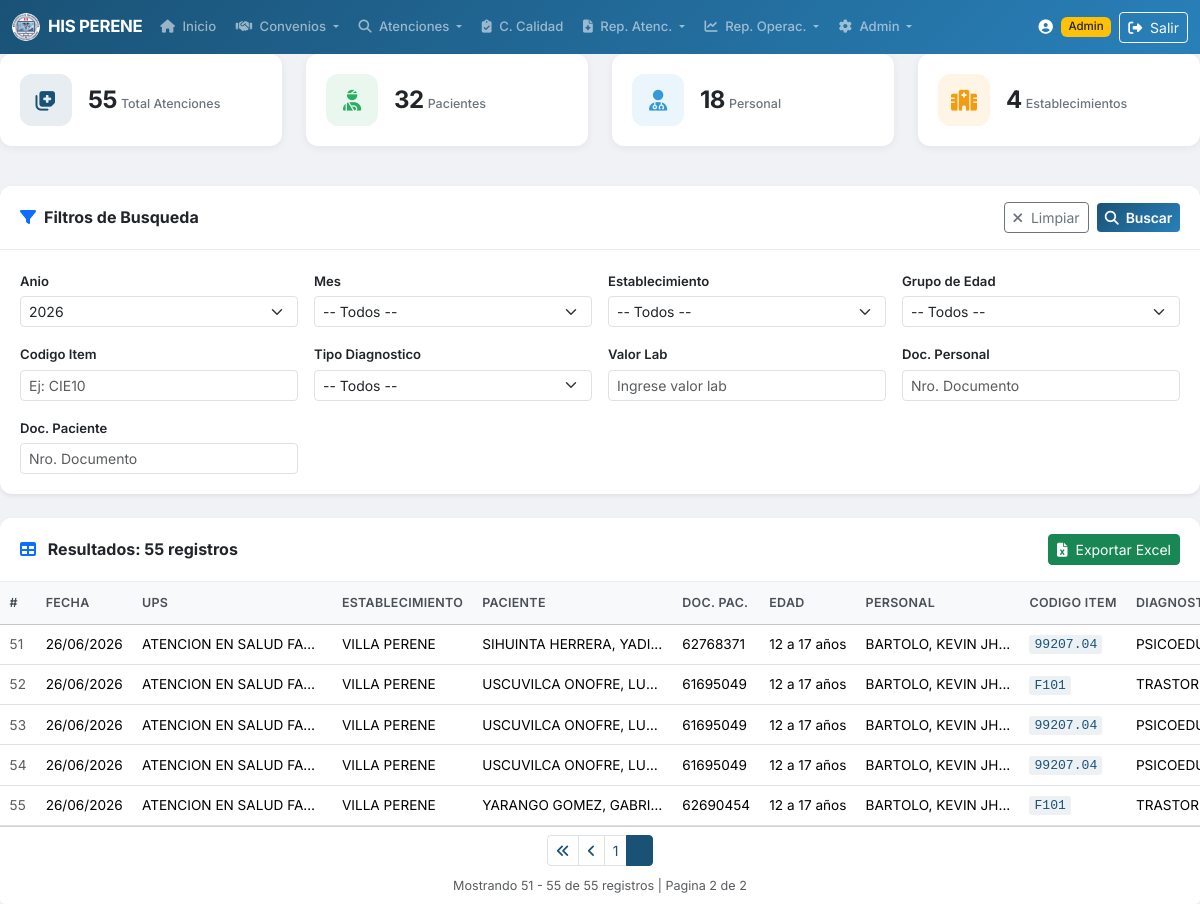
The page /dashboard.php?pagina=2&anio=2026 (signed in) on the database its author committed.
### tables this page shows
CREATE TABLE `T_CONSOLIDADO_NUEVA_TRAMA_HISMINSA_DETALLADO` (
  `Id_Cita` varchar(50) DEFAULT NULL,
  `Anio` varchar(4) DEFAULT NULL,
  `Mes` varchar(2) DEFAULT NULL,
  `Dia` varchar(2) DEFAULT NULL,
  `Fecha_Atencion` date DEFAULT NULL,
  `Lote` varchar(3) DEFAULT NULL,
  `Num_Pag` int(11) DEFAULT NULL,
  `Num_Reg` int(11) DEFAULT NULL,
  `Id_Ups` varchar(6) DEFAULT NULL,
  `Descripcion_Ups` varchar(800) DEFAULT NULL,
  `Id_AplicacionOrigen` int(11) DEFAULT NULL,
  `Alerta` varchar(3000) DEFAULT NULL,
  `Id_Institucion_Edu` varchar(10) DEFAULT NULL,
  `Id_Establecimiento` int(11) DEFAULT NULL,
  `Codigo_Sector` int(11) DEFAULT NULL,
  `Descripcion_Sector` varchar(50) DEFAULT NULL,
  `Codigo_Disa` int(11) DEFAULT NULL,
  `Descripcion_Disa` varchar(80) DEFAULT NULL,
  `Codigo_Red` char(2) DEFAULT NULL,
  `Descripcion_Red` varchar(70) DEFAULT NULL,
  `Codigo_MicroRed` char(2) DEFAULT NULL,
  `Descripcion_MicroRed` varchar(70) DEFAULT NULL,
  `Codigo_Unico` varchar(9) DEFAULT NULL,
  `Nombre_Establecimiento` varchar(100) DEFAULT NULL,
  `Ubigueo_Establecimiento` char(6) DEFAULT NULL,
  `Departamento_Establecimiento` varchar(150) DEFAULT NULL,
  `Provincia_Establecimiento` varchar(150) DEFAULT NULL,
  `Distrito_Establecimiento` varchar(150) DEFAULT NULL,
  `Id_Paciente` varchar(50) DEFAULT NULL,
  `Tipo_Doc_Paciente` int(11) DEFAULT NULL,
  `Abrev_Tipo_Doc_Paciente` varchar(20) DEFAULT NULL,
  `Numero_Documento_Paciente` varchar(15) DEFAULT NULL,
  `Apellido_Paterno_Paciente` varchar(50) DEFAULT NULL,
  `Apellido_Materno_Paciente` varchar(50) DEFAULT NULL,
  `Nombres_Paciente` varchar(150) DEFAULT NULL,
  `Fecha_Nacimiento_Paciente` date DEFAULT NULL,
  `Id_Genero` varchar(1) DEFAULT NULL,
  `Historia_Clinica` varchar(15) DEFAULT NULL,
  `Ficha_Familiar` varchar(50) DEFAULT NULL,
  `Id_Etnia` varchar(2) DEFAULT NULL,
  `Descripcion_Etnia` varchar(100) DEFAULT NULL,
  `Id_Financiador` varchar(2) DEFAULT NULL,
  `Descripcion_Financiador` varchar(100) DEFAULT NULL,
  `Id_Pais` varchar(3) DEFAULT NULL,
  `Descripcion_Pais` varchar(100) DEFAULT NULL,
  `Id_Personal` varchar(50) DEFAULT NULL,
  `Tipo_Doc_Personal` int(11) DEFAULT NULL,
  `Abrev_Tipo_Doc_Personal` varchar(20) DEFAULT NULL,
  `Numero_Documento_Personal` varchar(15) DEFAULT NULL,
  `Apellido_Paterno_Personal` varchar(50) DEFAULT NULL,
  `Apellido_Materno_Personal` varchar(50) DEFAULT NULL,
  `Nombres_Personal` varchar(150) DEFAULT NULL,
  `Fecha_Nacimiento_Personal` date DEFAULT NULL,
  `Id_Condicion` int(11) DEFAULT NULL,
  `Descripcion_Condicion` varchar(500) DEFAULT NULL,
  `Id_Profesion` varchar(2) DEFAULT NULL,
  `Descripcion_Profesion` varchar(150) DEFAULT NULL,
  `Id_Colegio` varchar(2) DEFAULT NULL,
  `Descripcion_Colegio` varchar(800) DEFAULT NULL,
  `Numero_Colegiatura` varchar(20) DEFAULT NULL,
  `Id_Registrador` varchar(50) DEFAULT NULL,
  `Tipo_Doc_Registrador` int(11) DEFAULT NULL,
  `Abrev_Tipo_Doc_Registrador` varchar(20) DEFAULT NULL,
  `Numero_Documento_Registrador` varchar(15) DEFAULT NULL,
  `Apellido_Paterno_Registrador` varchar(50) DEFAULT NULL,
  `Apellido_Materno_Registrador` varchar(50) DEFAULT NULL,
  `Nombres_Registrador` varchar(150) DEFAULT NULL,
  `Fecha_Nacimiento_Registrador` date DEFAULT NULL,
  `Id_Condicion_Establecimiento` varchar(1) DEFAULT NULL,
  `Id_Condicion_Servicio` varchar(1) DEFAULT NULL,
  `Edad_Reg` int(11) DEFAULT NULL,
  `Tipo_Edad` varchar(1) DEFAULT NULL,
  `Anio_Actual_Paciente` int(11) DEFAULT NULL,
  `Mes_Actual_Paciente` int(11) DEFAULT NULL,
  `Dia_Actual_Paciente` int(11) DEFAULT NULL,
  `Grupo_Edad` varchar(13) DEFAULT NULL,
  `peso_pregestacional` decimal(10,2) DEFAULT NULL,
  `Id_Turno` varchar(1) DEFAULT NULL,
  `Fg_Tipo` varchar(2) DEFAULT NULL,
  `Codigo_Item` varchar(15) DEFAULT NULL,
  `Descripcion_Item` varchar(400) DEFAULT NULL,
  `Tipo_Diagnostico` varchar(1) DEFAULT NULL,
  `Valor_Lab` varchar(5) DEFAULT NULL,
  `Id_Correlativo_Item` int(11) DEFAULT NULL,
  `Id_Correlativo_Lab` int(11) DEFAULT NULL,
  `Peso` decimal(10,3) DEFAULT NULL,
  `Talla` decimal(10,2) DEFAULT NULL,
  `Hemoglobina` decimal(6,2) DEFAULT NULL,
  `Perimetro_Abdominal` decimal(10,2) DEFAULT NULL,
  `Perimetro_Cefalico` decimal(10,2) DEFAULT NULL,
  `Id_Otra_Condicion` int(11) DEFAULT NULL,
  `Descripcion_Otra_Condicion` varchar(300) DEFAULT NULL,
  `Id_Centro_Poblado` varchar(10) DEFAULT NULL,
  `Descripcion_Centro_Poblado` varchar(350) DEFAULT NULL,
  `Id_Codigo_Centro_Poblado` varchar(4) DEFAULT NULL,
  `Id_Ubigueo_Centro_Poblado` varchar(6) DEFAULT NULL,
  `Altitud_Centro_Poblado` decimal(7,2) DEFAULT NULL,
  `Fecha_Ultima_Regla` date DEFAULT NULL,
  `Fecha_Solicitud_Hb` date DEFAULT NULL,
  `Fecha_Resultado_Hb` date DEFAULT NULL,
  `Fecha_Registro` datetime DEFAULT NULL,
  `Fecha_Modificacion` datetime DEFAULT NULL,
  `Mes_Int` int(11) GENERATED ALWAYS AS (cast(trim(`Mes`) as unsigned)) STORED
);

### dashboard.php (the view, shortened to what the rows shown need)
<?php
require_once 'includes/functions.php';
$pdo = getDBConnection();
$fAnio = $_GET['anio'] ?? '';
$fMes = $_GET['mes'] ?? '';
$fEstablecimiento = $_GET['establecimiento'] ?? '';
$fGrupoEdad = $_GET['grupo_edad'] ?? '';
$fCodigoItem = trim($_GET['codigo_item'] ?? '');
$fTipoDiagnostico = $_GET['tipo_diagnostico'] ?? '';
$fValorLab = $_GET['valor_lab'] ?? '';
$fDocPersonal = trim($_GET['doc_personal'] ?? '');
$fDocPaciente = trim($_GET['doc_paciente'] ?? '');
$hayFiltros = ($fAnio !== '' || $fMes !== '' || $fEstablecimiento !== '' || $fGrupoEdad !== ''
    || $fCodigoItem !== '' || $fTipoDiagnostico !== '' || $fValorLab !== ''
    || $fDocPersonal !== '' || $fDocPaciente !== '');
$datos = [];
$offset = 0;
if ($hayFiltros) {
    $where = "1=1";
    $params = [];
    if ($fAnio !== '') {
        $where .= " AND Anio = :anio";
        $params[':anio'] = $fAnio;
    }
    $porPagina = 50;
    $pagina = max(1, intval($_GET['pagina'] ?? 1));
    $offset = ($pagina - 1) * $porPagina;
    $campos = "Id_Cita, Anio, Mes, Dia, Fecha_Atencion, Descripcion_Ups, Nombre_Establecimiento,
               Numero_Documento_Paciente, Apellido_Paterno_Paciente, Apellido_Materno_Paciente,
               Nombres_Paciente, Fecha_Nacimiento_Paciente, Id_Genero, Grupo_Edad,
               Numero_Documento_Personal, Apellido_Paterno_Personal, Nombres_Personal,
               Descripcion_Profesion, Codigo_Item, Descripcion_Item, Tipo_Diagnostico,
               Valor_Lab, Descripcion_Financiador, Descripcion_Etnia";
    $dataSql = "SELECT {$campos} FROM T_CONSOLIDADO_NUEVA_TRAMA_HISMINSA_DETALLADO WHERE {$where} ORDER BY Fecha_Atencion DESC LIMIT {$porPagina} OFFSET {$offset}";
    $dataStmt = $pdo->prepare($dataSql);
    $dataStmt->execute($params);
    $datos = $dataStmt->fetchAll();
}
include 'includes/header.php';
?>
<?php if (!$hayFiltros): ?>
<div class="card shadow-sm">
    <div class="card-body text-center py-5">
        <i class="fas fa-filter fa-3x text-muted mb-3"></i>
        <h5 class="text-muted mb-2">Seleccione al menos un filtro para consultar</h5>
        <p class="text-muted small mb-0">Use los filtros de arriba (Anio, Mes, Establecimiento, etc.) para cargar los datos del consolidado.</p>
    </div>
</div>
<?php else: ?>
<div class="card shadow-sm">
    <div class="card-body p-0">
        <?php if (empty($datos)): ?>
            <div class="text-center py-5">
                <i class="fas fa-inbox fa-3x text-muted mb-3"></i>
                <p class="text-muted mb-0">No se encontraron registros con los filtros seleccionados</p>
            </div>
        <?php else: ?>
            <div class="table-responsive">
                <table class="table table-hover table-sm mb-0 datatable">
                    <thead class="table-light">
                        <tr>
                            <th>#</th>
                            <th>Fecha</th>
                            <th>UPS</th>
                            <th>Establecimiento</th>
                            <th>Paciente</th>
                            <th>Doc. Pac.</th>
                            <th>Edad</th>
                            <th>Personal</th>
                            <th>Codigo Item</th>
                            <th>Diagnostico</th>
                        </tr>
                    </thead>
                    <tbody>
                        <?php foreach ($datos as $i => $row): ?>
                        <tr>
                            <td class="text-muted"><?= $offset + $i + 1 ?></td>
                            <td><?= formatDate($row['Fecha_Atencion']) ?></td>
                            <td><?= clean($row['Descripcion_Ups']) ?></td>
                            <td title="<?= clean($row['Nombre_Establecimiento']) ?>">
                                <?= clean(mb_strimwidth($row['Nombre_Establecimiento'], 0, 30, '...')) ?>
                            </td>
                            <td title="<?= clean($row['Apellido_Paterno_Paciente'] . ' ' . $row['Apellido_Materno_Paciente'] . ', ' . $row['Nombres_Paciente']) ?>">
                                <?= clean(mb_strimwidth($row['Apellido_Paterno_Paciente'] . ' ' . $row['Apellido_Materno_Paciente'] . ', ' . $row['Nombres_Paciente'], 0, 25, '...')) ?>
                            </td>
                            <td><?= clean($row['Numero_Documento_Paciente']) ?></td>
                            <td><?= clean($row['Grupo_Edad']) ?></td>
                            <td title="<?= clean($row['Apellido_Paterno_Personal'] . ', ' . $row['Nombres_Personal']) ?>">
                                <?= clean(mb_strimwidth($row['Apellido_Paterno_Personal'] . ', ' . $row['Nombres_Personal'], 0, 20, '...')) ?>
                            </td>
                            <td><code><?= clean($row['Codigo_Item']) ?></code></td>
                            <td title="<?= clean($row['Descripcion_Item']) ?>">
                                <?= clean(mb_strimwidth($row['Descripcion_Item'], 0, 30, '...')) ?>
                            </td>
                        </tr>
                        <?php endforeach; ?>
                    </tbody>
                </table>
            </div>
        <?php endif; ?>
    </div>
</div>
<?php endif; ?>
<?php include 'includes/footer.php'; ?>

### rows shown on the page
t_consolidado_nueva_trama_hisminsa_detallado: i "51", Fecha_Atencion "26/06/2026", Descripcion_Ups "ATENCION EN SALUD FA…", Nombre_Establecimiento "VILLA PERENE", Apellido_Paterno_Paciente+Apellido_Materno_Paciente+Nombres_Paciente "SIHUINTA HERRERA, YADI...", Numero_Documento_Paciente "62768371", Grupo_Edad "12 a 17 años", Apellido_Paterno_Personal+Nombres_Personal "BARTOLO, KEVIN JH...", Codigo_Item "99207.04", Descripcion_Item "PSICOEDUCACIÓN AL PA…"
t_consolidado_nueva_trama_hisminsa_detallado: i "52", Fecha_Atencion "26/06/2026", Descripcion_Ups "ATENCION EN SALUD FA…", Nombre_Establecimiento "VILLA PERENE", Apellido_Paterno_Paciente+Apellido_Materno_Paciente+Nombres_Paciente "USCUVILCA ONOFRE, LU…", Numero_Documento_Paciente "61695049", Grupo_Edad "12 a 17 años", Apellido_Paterno_Personal+Nombres_Personal "BARTOLO, KEVIN JH...", Codigo_Item "F101", Descripcion_Item "TRASTORNOS MENTALES…"
t_consolidado_nueva_trama_hisminsa_detallado: i "53", Fecha_Atencion "26/06/2026", Descripcion_Ups "ATENCION EN SALUD FA…", Nombre_Establecimiento "VILLA PERENE", Apellido_Paterno_Paciente+Apellido_Materno_Paciente+Nombres_Paciente "USCUVILCA ONOFRE, LU…", Numero_Documento_Paciente "61695049", Grupo_Edad "12 a 17 años", Apellido_Paterno_Personal+Nombres_Personal "BARTOLO, KEVIN JH...", Codigo_Item "99207.04", Descripcion_Item "PSICOEDUCACIÓN AL PA…"
t_consolidado_nueva_trama_hisminsa_detallado: i "54", Fecha_Atencion "26/06/2026", Descripcion_Ups "ATENCION EN SALUD FA…", Nombre_Establecimiento "VILLA PERENE", Apellido_Paterno_Paciente+Apellido_Materno_Paciente+Nombres_Paciente "USCUVILCA ONOFRE, LU…", Numero_Documento_Paciente "61695049", Grupo_Edad "12 a 17 años", Apellido_Paterno_Personal+Nombres_Personal "BARTOLO, KEVIN JH...", Codigo_Item "99207.04", Descripcion_Item "PSICOEDUCACIÓN AL PA…"
t_consolidado_nueva_trama_hisminsa_detallado: i "55", Fecha_Atencion "26/06/2026", Descripcion_Ups "ATENCION EN SALUD FA…", Nombre_Establecimiento "VILLA PERENE", Apellido_Paterno_Paciente+Apellido_Materno_Paciente+Nombres_Paciente "YARANGO GOMEZ, GABRI…", Numero_Documento_Paciente "62690454", Grupo_Edad "12 a 17 años", Apellido_Paterno_Personal+Nombres_Personal "BARTOLO, KEVIN JH...", Codigo_Item "F101", Descripcion_Item "TRASTORNOS MENTALES…"

### other values the page prints
$totalRegistros "55"
$stats['total_pacientes'] "32"
$stats['total_personal'] "18"
$stats['total_establecimientos'] "4"
$offset + 1 "51"
min($offset + 50, $totalRegistros) "55"
$pagina "2"
$totalPaginas "2"
form field anio "2026"
